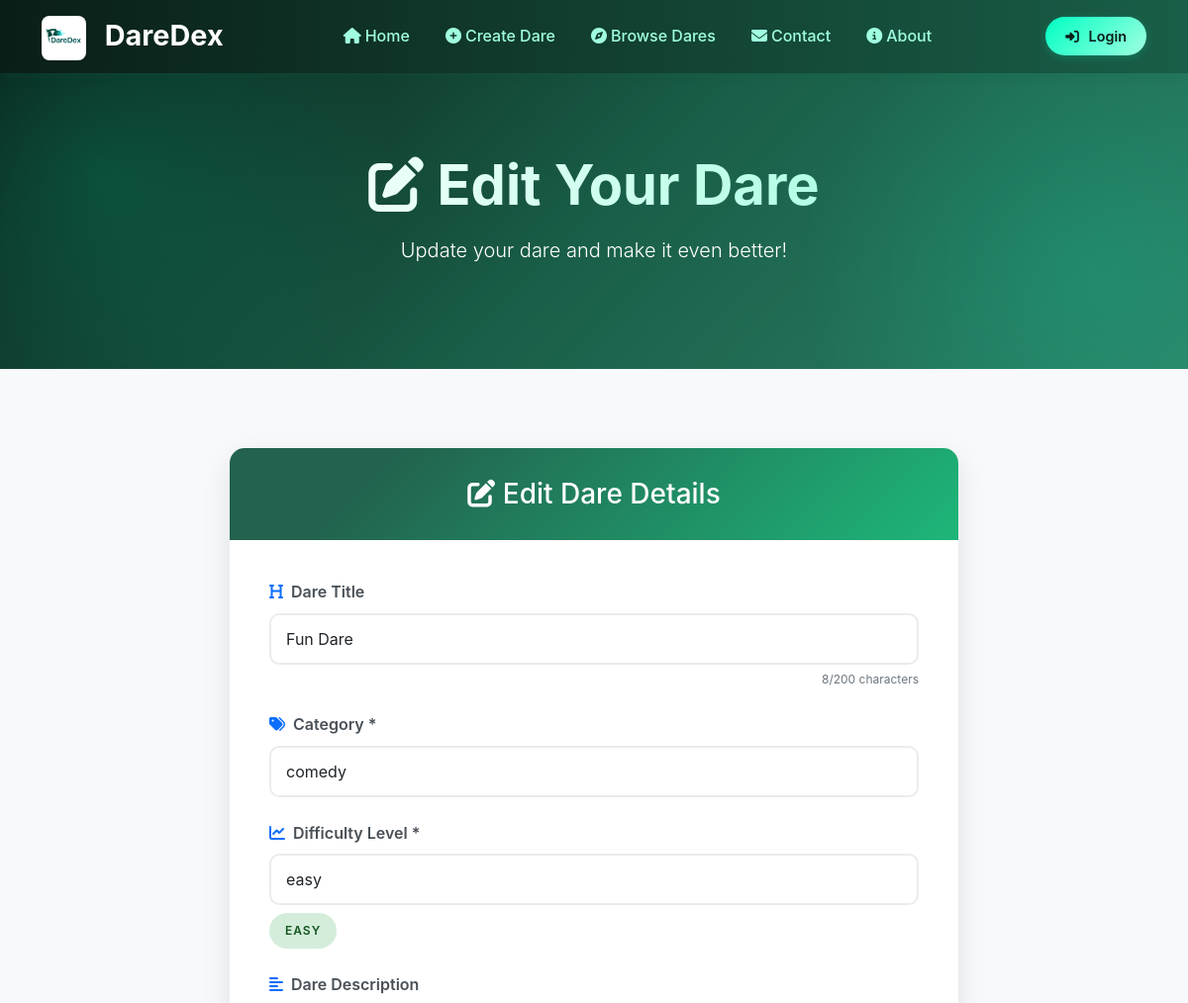
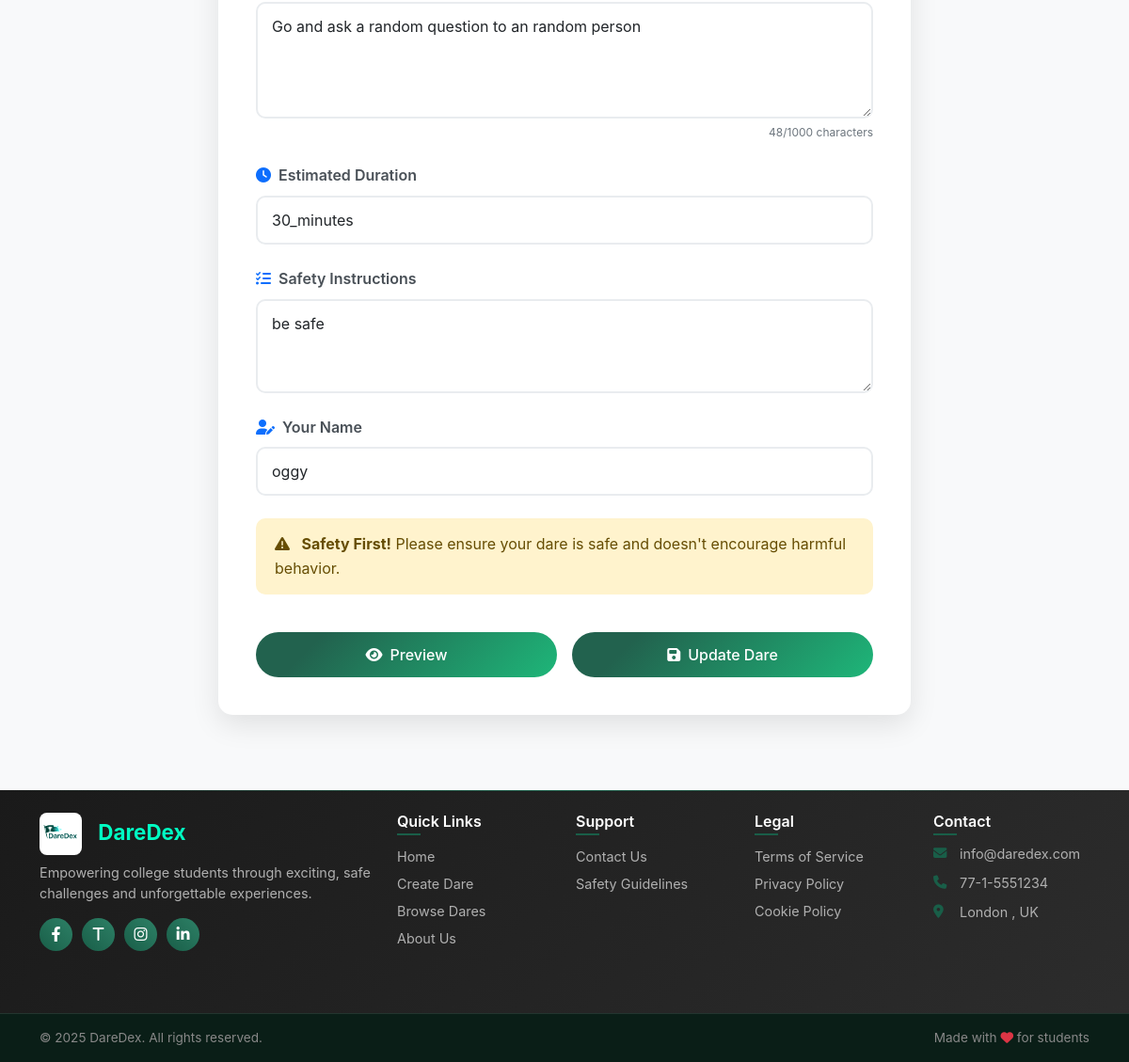
The app's page /edit-dare/10 with its own data (2 pictures, top to bottom).
### home/models.py (models this page shows, shortened)
class Dareupload(models.Model):
    name = models.CharField(max_length=100)
    title = models.CharField(max_length=200)
    category = models.CharField(max_length=100)
    level = models.CharField(max_length=20)
    dare = models.TextField()
    duration = models.CharField(max_length=50, blank=True)
    safety = models.TextField(blank=True)
    created_at = models.DateTimeField(auto_now_add=True)

### home/views.py (the view, shortened to what this page needs)
# urls.py: path("edit-dare/<int:id>",views.edit_dare,name="edit_dare"),
def edit_dare(request,id):
    dare = Dareupload.objects.get(id=id)
    parameters = {
        "dare" : dare
    }
    return render(request,"edit_dare.html",parameters)

### templates/edit_dare.html (shortened to what this page needs)
{% extends 'base.html' %}
{% load static %}
{% block body %}
<section class="hero-section">
    <div class="container">
        <div class="row justify-content-center">
            <div class="col-lg-8 text-center">
                <h1 class="display-4 fw-bold mb-3">
                    <i class="fas fa-edit"></i> Edit Your Dare
                </h1>
                <p class="lead mb-4">
                    Update your dare and make it even better!
                </p>
            </div>
        </div>
    </div>
</section>
<section class="form-section">
    <div class="container">
        <div class="row justify-content-center">
            <div class="col-lg-8">
                <div class="card form-card">
                    <div class="form-header">
                        <h3 class="mb-0"><i class="fas fa-edit"></i> Edit Dare Details</h3>
                    </div>
                    <div class="form-body">
                        <form id="editDareForm" method="POST" enctype="multipart/form-data">
                            <div class="mb-4">
                                <label for="title" class="form-label">
                                    <i class="fas fa-heading text-primary me-2"></i>Dare Title
                                </label>
                                <input type="text" class="form-control" id="title" name="title" value="{{ dare.title }}"
                                    maxlength="200">
                                <div class="character-count">
                                    <span id="titleCount">{{ dare.title|length }}</span>/200 characters
                                </div>
                            </div>
                            <div class="mb-4">
                                <label for="category" class="form-label">
                                    <i class="fas fa-tags text-primary me-2"></i>Category *
                                </label>
                                <input type="text" class="form-control" id="category" name="category"
                                    value="{{ dare.category }}" required maxlength="100">
                            </div>
                            <div class="mb-4">
                                <label for="difficulty" class="form-label">
                                    <i class="fas fa-chart-line text-primary me-2"></i>Difficulty Level *
                                </label>
                                <input type="text" class="form-control" id="difficulty" name="level"
                                    value="{{ dare.level }}" required maxlength="50">
                                <div class="mt-2" id="difficultyPreview"></div>
                            </div>
                            <div class="mb-4">
                                <label for="description" class="form-label">
                                    <i class="fas fa-align-left text-primary me-2"></i>Dare Description
                                </label>
                                <textarea class="form-control" id="description" name="dare" rows="4"
                                    maxlength="1000">{{ dare.dare }}</textarea>
                                <div class="character-count">
                                    <span id="descriptionCount">{{ dare.dare|length }}</span>/1000 characters
                                </div>
                            </div>
                            <div class="mb-4">
                                <label for="duration" class="form-label">
                                    <i class="fas fa-clock text-primary me-2"></i>Estimated Duration
                                </label>
                                <input type="text" class="form-control" id="duration" name="duration" maxlength="100"
                                    value="{{ dare.duration }}">
                            </div>
                            <div class="mb-4">
                                <label for="safety_instructions" class="form-label">
                                    <i class="fas fa-list-check text-primary me-2"></i>Safety Instructions
                                </label>
                                <textarea class="form-control" id="safety_instructions" name="safety" rows="3"
                                    placeholder="List any safety instructions.">{{ dare.safety }}</textarea>
                            </div>
                            <div class="mb-4">
                                <label for="uploaderName" class="form-label">
                                    <i class="fas fa-user-edit text-primary me-2"></i>Your Name
                                </label>
                                <input type="text" class="form-control" id="uploaderName" name="name"
                                    value="{{ dare.name }}" placeholder="Enter your name">
                            </div>
                            <div class="mb-4">
                                <div class="alert alert-warning alert-custom" role="alert">
                                    <i class="fas fa-exclamation-triangle me-2"></i>
                                    <strong>Safety First!</strong> Please ensure your dare is safe and doesn't encourage
                                    harmful behavior.
                                </div>
                            </div>
                            <div class="row mt-4 g-3">
                                <div class="col-md-6">
                                    <button type="button" class="btn btn-custom w-100" onclick="previewDare()">
                                        <i class="fas fa-eye me-2"></i>Preview
                                    </button>
                                </div>
                                <div class="col-md-6">
                                    <button type="submit" class="btn btn-custom w-100" id="submitBtn">
                                        <i class="fas fa-save me-2"></i>Update Dare
                                    </button>
                                </div>
                            </div>
                        </form>
                    </div>
                </div>
            </div>
        </div>
    </div>
</section>
{% endblock %}

### templates/base.html (style rules this page uses)
:root { --primary-dark: #0a1e17; --primary-main: #195e48; --primary-light: #2d8066; --primary-lighter: #4a9d83; --accent-green: #00ffc3; --accent-soft: #a0ffe0; --neutral-dark: #1a1a1a; --neutral-medium: #2d2d2d; --neutral-light: #fafbfc; --neutral-white: #ffffff; --body-bg: #f8fafb; --card-bg: #ffffff; --section-bg: #f4f7f5; --text-primary: #2c3e50; --text-secondary: #6c7b7f; --text-muted: #8a9ba8; --text-light: #ffffff; --border-light: #e8f0ed; --shadow-light: rgba(25, 94, 72, 0.06); --shadow-medium: rgba(25, 94, 72, 0.12); }
body { background-color: var(--body-bg); color: var(--text-primary); font-family: 'Inter', 'Segoe UI', -apple-system, BlinkMacSystemFont, sans-serif; line-height: 1.6; font-weight: 400; }
.hero-section { position: relative; background: linear-gradient(135deg, var(--primary-dark) 0%, var(--primary-main) 50%, var(--primary-light) 100%); color: var(--neutral-white); padding: 120px 0; overflow: hidden; z-index: 1; }
.hero-section::before, .hero-section::after { content: ''; position: absolute; width: 600px; height: 600px; background: radial-gradient(circle, var(--accent-green) 0%, transparent 70%); border-radius: 50%; z-index: 0; animation: blobFloat 15s infinite ease-in-out; opacity: 0.15; }
.hero-section::before { top: -200px; left: -200px; }
.hero-section::after { bottom: -200px; right: -200px; animation-delay: 7s; }
.hero-section h1 { position: relative; z-index: 2; background: linear-gradient(90deg, var(--neutral-white), var(--accent-soft), var(--neutral-white)); background-size: 200% auto; color: transparent; background-clip: text; -webkit-background-clip: text; animation: shine 8s linear infinite; font-weight: 700; }
.btn-custom { background: linear-gradient(45deg, var(--primary-main), var(--primary-light)); border: none; color: var(--neutral-white); padding: 14px 32px; border-radius: 8px; font-weight: 600; transition: all 0.3s ease; position: relative; z-index: 2; }

### templates/edit_dare.html (style rules this page uses)
.hero-section { background: linear-gradient(135deg, rgb(10, 30, 23) 0%, rgb(25, 94, 72) 50%, rgb(45, 128, 102) 100%); color: white; padding: 80px 0; }
.form-section { background-color: #f8f9fa; padding: 80px 0; }
.form-card { border: none; border-radius: 15px; box-shadow: 0 10px 30px rgba(0, 0, 0, 0.1); overflow: hidden; }
.form-header { background: linear-gradient(135deg, rgb(34, 98, 78) 20%, #1eb679 100%); color: white; padding: 30px; text-align: center; }
.form-body { padding: 40px; }
.form-control, .form-select { border-radius: 10px; border: 2px solid #e9ecef; padding: 12px 15px; font-size: 16px; transition: all 0.3s ease; }
.form-label { font-weight: 600; color: #495057; margin-bottom: 8px; }
.btn-custom { background: linear-gradient(135deg, rgb(34, 98, 78) 20%, #1eb679 100%); border: none; color: white; padding: 12px 30px; border-radius: 25px; font-weight: 500; transition: all 0.3s ease; width: 100%; }
.character-count { font-size: 12px; color: #6c757d; text-align: right; margin-top: 5px; }
.alert-custom { border-radius: 10px; border: none; padding: 15px 20px; }

### records on screen
Dareupload: title "Fun Dare", title|length "8", category "comedy", level "easy", dare "Go and ask a random question to an random person", dare|length "48", duration "30_minutes", safety "be safe", name "oggy"
